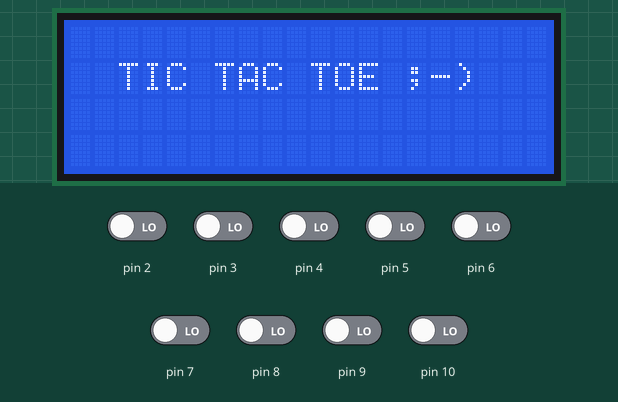
Simulated run of this sketch. Board: Arduino Uno, built with avr-gcc and run on an emulated ATmega328P. Shown: 20×4 character LCD. Inputs (shaded band) come from the test bench; at power-on: pin 2–10 LOW.

Above: at 1.1 s.
At 3.7 s:
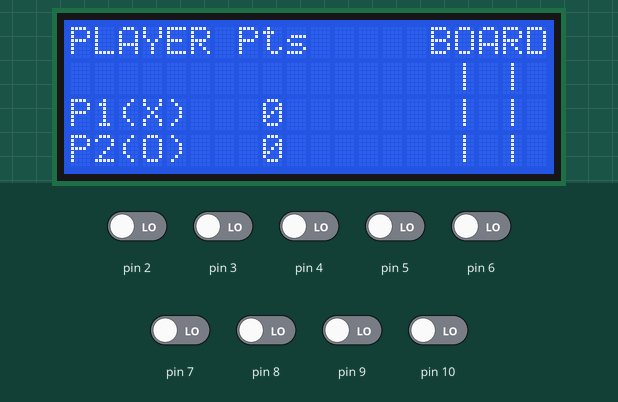
3.8 s: pin 2 driven HIGH
5.3 s: pin 3 driven HIGH
At 6.4 s:
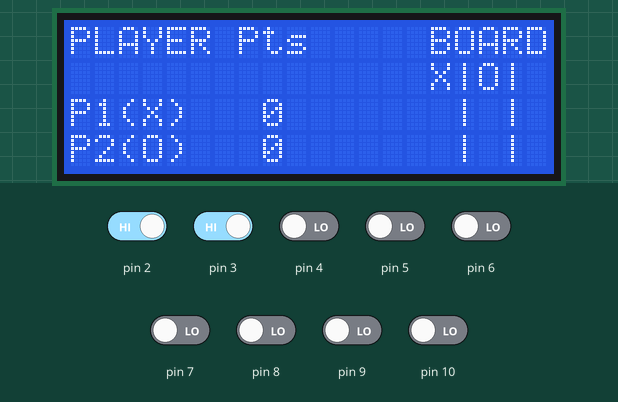
6.8 s: pin 4 driven HIGH
8.3 s: pin 5 driven HIGH
At 8.7 s:
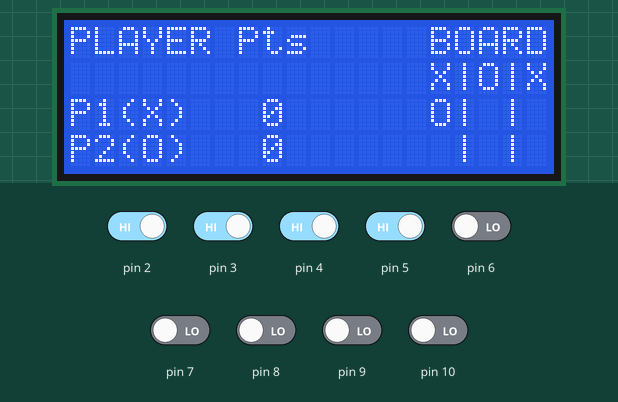
9.8 s: pin 6 driven HIGH
11.3 s: pin 7 driven HIGH
At 12.2 s:
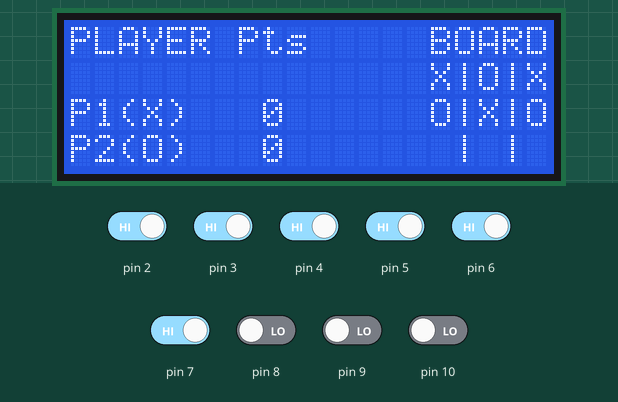
Timing chart, 0 to 13.8 s (numbered marks = the images above; inputs shaded):
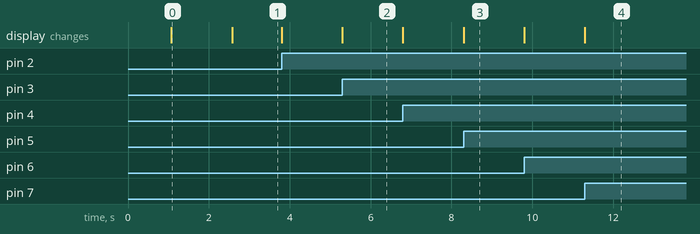

The sketch:

Tic_Tac_Toe.ino
```cpp
#include <LiquidCrystal.h>

// initialize the library with the numbers of the interface pins
LiquidCrystal lcd(14,15,16,17,18,19);

int tictac[10];
boolean s2_flag,s3_flag ,s4_flag ,s5_flag ,s6_flag ,s7_flag ,s8_flag ,s9_flag ,s10_flag,winner_flag ;
int s2,s3,s4,s5,s6,s7,s8,s9,s10;
int count = 0 ;
int winner = 0 ;
int P1_points = 0 , P2_points = 0 ;
char sx,control ;

void setup()
{

s2_flag = s3_flag = s4_flag = s5_flag = s6_flag = s7_flag = s8_flag = s9_flag = s10_flag = winner_flag = false ;

for(int i = 0 ; i < 9 ; i++) //clearing the array on reset
tictac[i] = 0 ;

Serial.begin(9600);

lcd.begin(20,4);
lcd.setCursor(2,1);
lcd.print("TIC TAC TOE :-)");
delay(1000);
lcd.setCursor(2,1);
lcd.print("TIC TAC TOE ;-)");
delay(1500);
displayboard();

pinMode(2,INPUT);
pinMode(3,INPUT);
pinMode(4,INPUT);
pinMode(5,INPUT);
pinMode(6,INPUT);
pinMode(7,INPUT);
pinMode(8,INPUT);
pinMode(9,INPUT);
pinMode(10,INPUT);

}

void loop()
{

s2 = digitalRead(2) ; //Reading statuses of the pins
s3 = digitalRead(3) ;
s4 = digitalRead(4) ;
s5 = digitalRead(5) ;
s6 = digitalRead(6) ;
s7 = digitalRead(7) ;
s8 = digitalRead(8) ;
s9 = digitalRead(9) ;
s10= digitalRead(10) ;

//if(Serial.available() > 0) // tester code
//{
//
//sx = Serial.read() ;
//Serial.println(" you selected cell no - ");
//Serial.print(sx);
//Serial.println(" ");
//
//if (sx == '0')
//s2 = HIGH ;
//else if (sx == '1')
//s3 = HIGH ;
//else if (sx == '2')
//s4 = HIGH ;
//else if (sx == '3')
//s5 = HIGH ;
//else if (sx == '4')
//s6 = HIGH ;
//else if (sx == '5')
//s7 = HIGH ;
//else if (sx == '6')
//s8 = HIGH ;
//else if (sx == '7')
//s9 = HIGH ;
//else if (sx == '8')
//s10 = HIGH ;
//
//}

if(s2 == HIGH && s2_flag == false )
{
  s2_flag = true ;
  count ++;
  if(count % 2 == 0 )
  {
  tictac[0] = 5 ; // O
  lcd.setCursor(15,1);
  lcd.print("O");
  }
  else
  {
  tictac[0] = 1 ;
  lcd.setCursor(15,1);
  lcd.print("X");// X
  }
}

else if(s3 == HIGH && s3_flag == false )
{
  s3_flag = true ;
  count ++ ;
  if(count % 2 == 0 )
  {
  tictac[1] = 5 ; // O
  lcd.setCursor(17,1);
  lcd.print("O");
  }
  else
  {
  tictac[1] = 1 ; // X
  lcd.setCursor(17,1);
  lcd.print("X");
  }
}

else if(s4 == HIGH && s4_flag == false )
{
  s4_flag = true ;
  count ++ ;
  if(count % 2 == 0 )
  {
  tictac[2] = 5 ; // O
  lcd.setCursor(19,1);
  lcd.print("O");
  }
  else
  {
  tictac[2] = 1 ; // X
  lcd.setCursor(19,1);
  lcd.print("X");
  }
}

else if(s5 == HIGH && s5_flag == false )
{
  s5_flag = true ;
  count ++ ;
  if(count % 2 == 0 )
  {
  tictac[3] = 5 ; // O
  lcd.setCursor(15,2);
  lcd.print("O");
  }
  else
  {
  tictac[3] = 1 ; // X
  lcd.setCursor(15,2);
  lcd.print("X");
  }
}

else if(s6 == HIGH && s6_flag == false )
{
  s6_flag = true ;
  count ++ ;
  if(count % 2 == 0 )
  {
  tictac[4] = 5 ; // O
  lcd.setCursor(17,2);
  lcd.print("O");
  }
  else
  {
  tictac[4] = 1 ; // X
  lcd.setCursor(17,2);
  lcd.print("X");
  }
}

else if(s7 == HIGH && s7_flag == false )
{
  s7_flag = true ;
  count ++ ;
  if(count % 2 == 0 )
  {
  tictac[5] = 5 ; // O
  lcd.setCursor(19,2);
  lcd.print("O");
  }
  else
  {
  tictac[5] = 1 ; // X
  lcd.setCursor(19,2);
  lcd.print("X");
  }
}

else if(s8 == HIGH && s8_flag == false )
{
  s8_flag = true ;
  count ++ ;
  if(count % 2 == 0 )
  {
  tictac[6] = 5 ; // O
  lcd.setCursor(15,3);
  lcd.print("O");
  }
  else
  {
  tictac[6] = 1 ; // X
  lcd.setCursor(15,3);
  lcd.print("X");
  }
}

else if(s9 == HIGH && s9_flag == false )
{
  s9_flag = true ;
  count ++ ;
  if(count % 2 == 0 )
  {
  tictac[7] = 5 ; // O
  lcd.setCursor(17,3);
  lcd.print("O");
  }
  else
  {
  tictac[7] = 1 ; // X
  lcd.setCursor(17,3);
  lcd.print("X");
  }
}

else if(s10 == HIGH && s10_flag == false )
{
  s10_flag = true ;
  count ++ ;
  if(count % 2 == 0 )
  {
  tictac[8] = 5 ; // O
  lcd.setCursor(19,3);
  lcd.print("O");
  }
  else
  {
  tictac[8] = 1 ; // X
  lcd.setCursor(19,3);
  lcd.print("X");
  }
}

//Serial.println("count =");
//Serial.println(count);

winner = check();
if(winner == 1)
{
  delay(1000);
  Serial.println("Player 1 wins ! ");
  P1_points ++ ;
  lcd.clear();
  lcd.setCursor(3,1);
  lcd.print("Player 1 wins !");
  delay(2000);
  winner_flag = true  ;
}
else if(winner == 2)
{
  delay(1000);
  Serial.println("Player 2 wins ! ");
  P2_points ++ ;
  lcd.clear();
  lcd.setCursor(3,1);
  lcd.print("Player 2 wins !");
  delay(2000);
  winner_flag = true ;
}
else if(winner == 0 && count == 9 )
{
  delay(1000);
  Serial.println(" Draw match !! ") ;
  lcd.clear();
  lcd.setCursor(3,1);
  lcd.print("Draw match !!");
  delay(2000);
  winner_flag = true ;
}

if(winner_flag == true )
{
  while( s2== HIGH || s3 == HIGH  || s4 == HIGH || s5 == HIGH || s6 == HIGH || s7 == HIGH || s8 == HIGH || s9 == HIGH || s10 == HIGH )
  {
    s2 = digitalRead(2) ; //Reading statuses of the pins
    s3 = digitalRead(3) ;
    s4 = digitalRead(4) ;
    s5 = digitalRead(5) ;
    s6 = digitalRead(6) ;
    s7 = digitalRead(7) ;
    s8 = digitalRead(8) ;
    s9 = digitalRead(9) ;
    s10= digitalRead(10) ;
  }
  //Serial.println("waiting for reset...");
  //control = Serial.read();
  control = 'r' ;
  if(control == 'r' )
  {
  Serial.println("resetting..");
  //s2=s3=s4=s5=s6=s7=s8=s9=s10= LOW ;
  resett();
  displayboard();
  }
}

}//loop

int check ()
{
  if( ((tictac[0]+tictac[1]+tictac[2]) == 3 ) ||
      ((tictac[3]+tictac[4]+tictac[5]) == 3 ) ||
      ((tictac[6]+tictac[7]+tictac[8]) == 3 ) ||
      ((tictac[0]+tictac[3]+tictac[6]) == 3 ) ||
      ((tictac[1]+tictac[4]+tictac[7]) == 3 ) ||
      ((tictac[2]+tictac[5]+tictac[8]) == 3 ) ||
      ((tictac[0]+tictac[4]+tictac[8]) == 3 ) ||
      ((tictac[2]+tictac[4]+tictac[6]) == 3 ) )
      return 1 ;
  else if( ((tictac[0]+tictac[1]+tictac[2]) == 15 ) ||
      ((tictac[3]+tictac[4]+tictac[5]) == 15 ) ||
      ((tictac[6]+tictac[7]+tictac[8]) == 15 ) ||
      ((tictac[0]+tictac[3]+tictac[6]) == 15 ) ||
      ((tictac[1]+tictac[4]+tictac[7]) == 15 ) ||
      ((tictac[2]+tictac[5]+tictac[8]) == 15 ) ||
      ((tictac[0]+tictac[4]+tictac[8]) == 15 ) ||
      ((tictac[2]+tictac[4]+tictac[6]) == 15 ) )
      return 2 ;
  else
      return 0 ;

}

void resett()
{
s2_flag = s3_flag = s4_flag = s5_flag = s6_flag = s7_flag = s8_flag = s9_flag = s10_flag = winner_flag = false ;
for(int i = 0 ; i < 9 ; i++) //clearing the array on reset
tictac[i] = 0 ;
count = 0 ;
winner = 0 ;
}

void displayboard()
{
lcd.clear();
lcd.setCursor(0,0);
lcd.print("PLAYER");
lcd.setCursor(7,0);
lcd.print("Pts");
lcd.setCursor(15,0);
lcd.print("BOARD");
lcd.setCursor(0,2);
lcd.print("P1(X)");
lcd.setCursor(0,3);
lcd.print("P2(O)");
lcd.setCursor(16,1);
lcd.print("|");
lcd.setCursor(18,1);
lcd.print("|");
lcd.setCursor(16,2);
lcd.print("|");
lcd.setCursor(18,2);
lcd.print("|");
lcd.setCursor(16,3);
lcd.print("|");
lcd.setCursor(18,3);
lcd.print("|");
lcd.setCursor(8,2);
lcd.print(P1_points);
lcd.setCursor(8,3);
lcd.print(P2_points);
}
```

Measured:
- after the input at 5.3 s, the display: changes at once (image 2)
- after the input at 8.3 s, the display: changes at once (image 3)
- after the input at 11.3 s, the display: changes at once (image 4)
- what the display in image 0 shows lasts 1.5 s, from 1.1 s to 2.6 s
